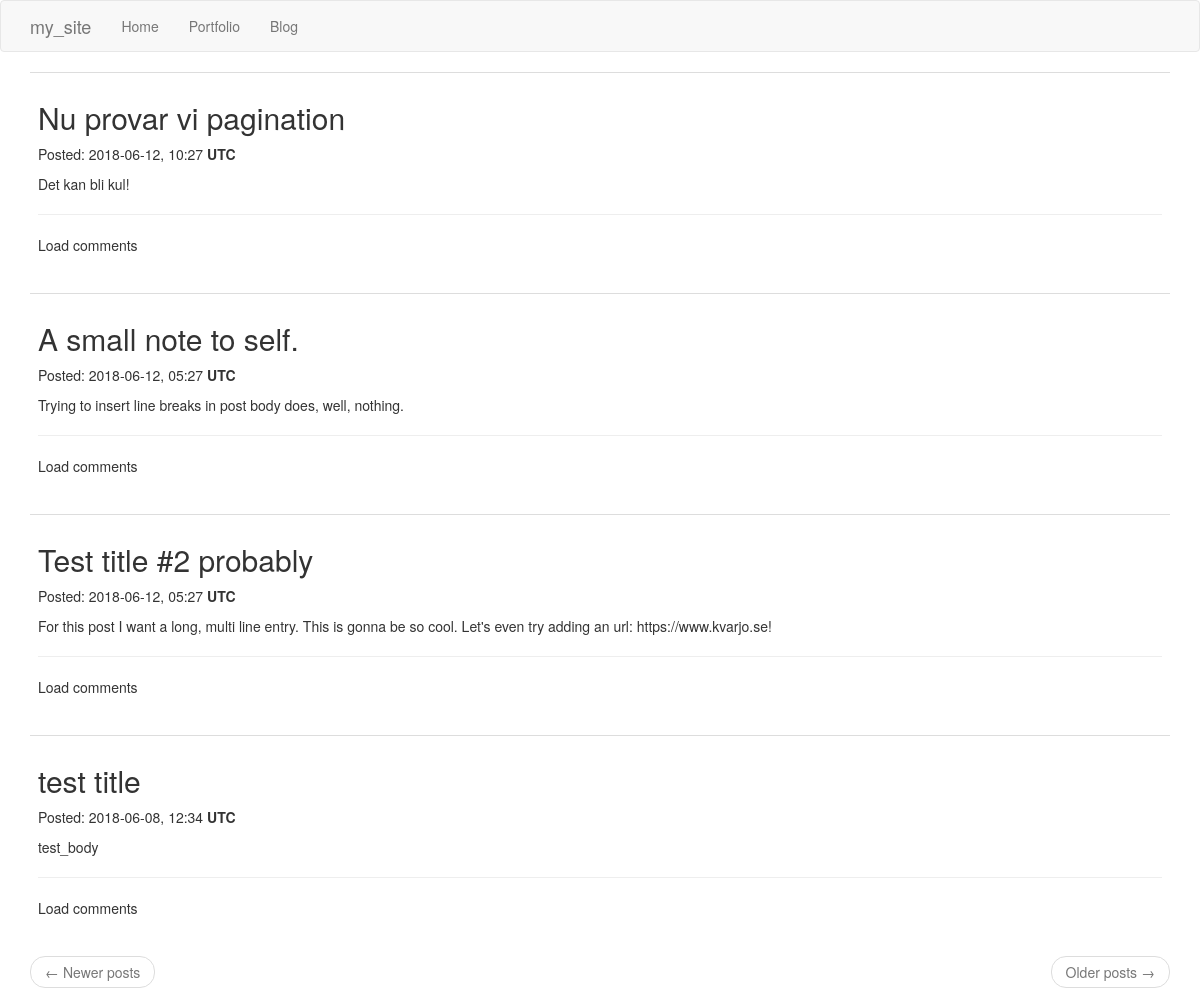
/blog, run on an earlier commit of the app's database.
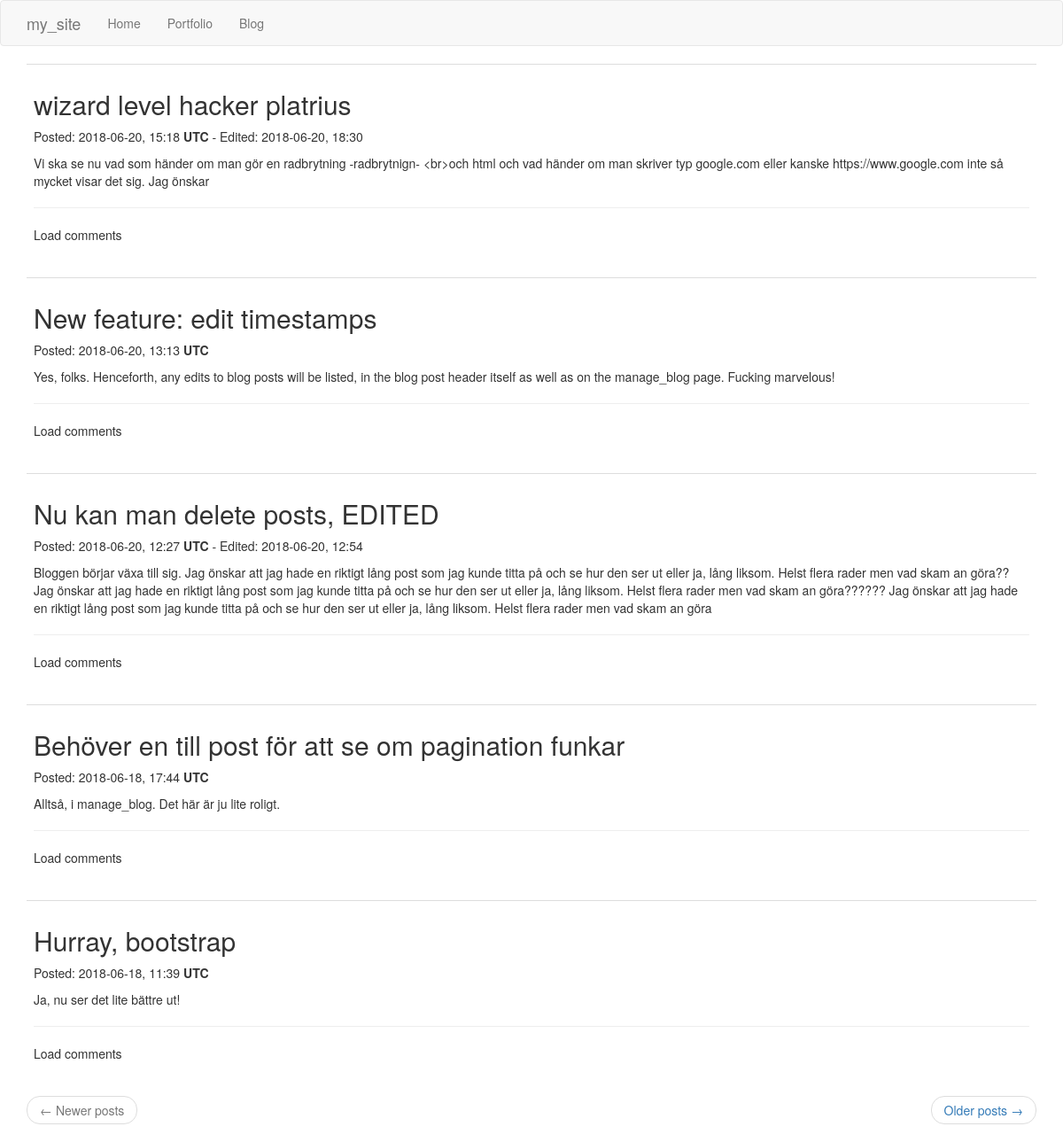
And on a later commit of the database.
### app/models.py (models this page shows, shortened)
class BlogPost(db.Model):
    id = db.Column(db.Integer, primary_key=True)
    title = db.Column(db.String(100))
    body = db.Column(db.String(1000))
    timestamp = db.Column(db.DateTime, index=True, default=datetime.utcnow)
    comments = db.relationship('BlogComment', backref='blog_post',
                               lazy='dynamic')
    last_edit = db.Column(db.DateTime, index=True)

### app/routes.py (the view, shortened to what this page needs)
@app.route('/', methods=['GET', 'POST'])  # change '/' to actual home
@app.route('/blog', methods=['GET', 'POST'])
def index():
    form = BlogCommentForm()
    page = request.args.get('page', 1, type=int)
    posts = BlogPost.query.order_by(BlogPost.timestamp.desc()).paginate(
        page, app.config['POSTS_PER_PAGE'], False)
    next_url = url_for('index', page=posts.next_num) \
        if posts.has_next else None
    prev_url = url_for('index', page=posts.prev_num) \
        if posts.has_prev else None
    comments = BlogComment.query.all()
    return render_template('index.html', title='Home', posts=posts.items,
                           next_url=next_url, prev_url=prev_url, form=form,
                           comments=comments)

### app/templates/index.html
{% extends "base.html" %}
{% import 'bootstrap/wtf.html' as wtf %}
{% block app_content %}
    {% for post in posts %}
    {% include '_blogpost.html' %}
    {% endfor %}
    <nav aria-label="...">
        <ul class="pager">
            <li class="previous{% if not prev_url %} disabled{% endif %}">
                <a href="{{ prev_url or '#' }}">
                    <span aria-hidden="true">&larr;</span> Newer posts
                </a>
            </li>
            <li class="next{% if not next_url %} disabled{% endif %}">
                <a href="{{ next_url or '#' }}">
                    Older posts <span aria-hidden="true">&rarr;</span>
                </a>
            </li>
        </ul>
    </nav>
{% endblock %}

### app/templates/_blogpost.html
<table class="table table-hover">
    <tr>
        <td>
            <div>
                <h2>{{ post.title }}</h2>
                <p>
                    Posted:
                    {{ post.timestamp.strftime("%Y-%m-%d, %H:%M") }} <b>UTC</b>
                    {% if post.last_edit %}
                    - Edited: {{ post.last_edit.strftime("%Y-%m-%d, %H:%M") }}
                    {% endif %}
                </p>
                <p>{{ post.body }}</p>
            </div>
            <div>
                {% include '_comment.html' %}
            </div>
        </td>
    </tr>
</table>

### app/templates/_comment.html (shortened to what this page needs)
<hr>
<p class="load_comments">Load comments</p>

What changed in the data, as far as the page shows it:
removed BlogPost: title "Nu provar vi pagination", timestamp "2018-06-12, 10:27", body "Det kan bli kul!"
no longer on this page (row unchanged): BlogPost: title "A small note to self.", timestamp "2018-06-12, 05:27", body "Trying to insert line breaks in post body does, well, nothing."
no longer on this page (row edited): BlogPost: title "Test title #2 probably", timestamp "2018-06-12, 05:27", body "For this post I want a long, multi line entry. This is gonna be so cool. Let's even try adding an url: https://www.kvarjo.se!"
no longer on this page (row unchanged): BlogPost: title "test title", timestamp "2018-06-08, 12:34", body "test_body"
added BlogPost: title "wizard level hacker platrius", timestamp "2018-06-20, 15:18", last_edit "2018-06-20, 18:30", body "Vi ska se nu vad som händer om man gör en radbrytning -radbrytnign- <br>och html och vad händer om man skriver typ google.com eller kanske https://www.google.com inte så mycket visar det sig. Jag önskar"
added BlogPost: title "New feature: edit timestamps", timestamp "2018-06-20, 13:13", body "Yes, folks. Henceforth, any edits to blog posts will be listed, in the blog post header itself as well as on the manage_blog page. Fucking marvelous!"
added BlogPost: title "Nu kan man delete posts, EDITED", timestamp "2018-06-20, 12:27", last_edit "2018-06-20, 12:54", body "Bloggen börjar växa till sig. Jag önskar att jag hade en riktigt lång post som jag kunde titta på och se hur den ser ut eller ja, lång liksom. Helst flera rader men vad skam an göra?? Jag önskar att jag hade en riktigt lång post som jag kunde titta på och se hur den ser ut eller ja, lång liksom. Helst flera rader men vad skam an göra?????? Jag önskar att jag hade en riktigt lång post som jag kunde titta på och se hur den ser ut eller ja, lång liksom. Helst flera rader men vad skam an göra"
added BlogPost: title "Behöver en till post för att se om pagination funkar", timestamp "2018-06-18, 17:44", body "Alltså, i manage_blog. Det här är ju lite roligt."
added BlogPost: title "Hurray, bootstrap", timestamp "2018-06-18, 11:39", body "Ja, nu ser det lite bättre ut!"
